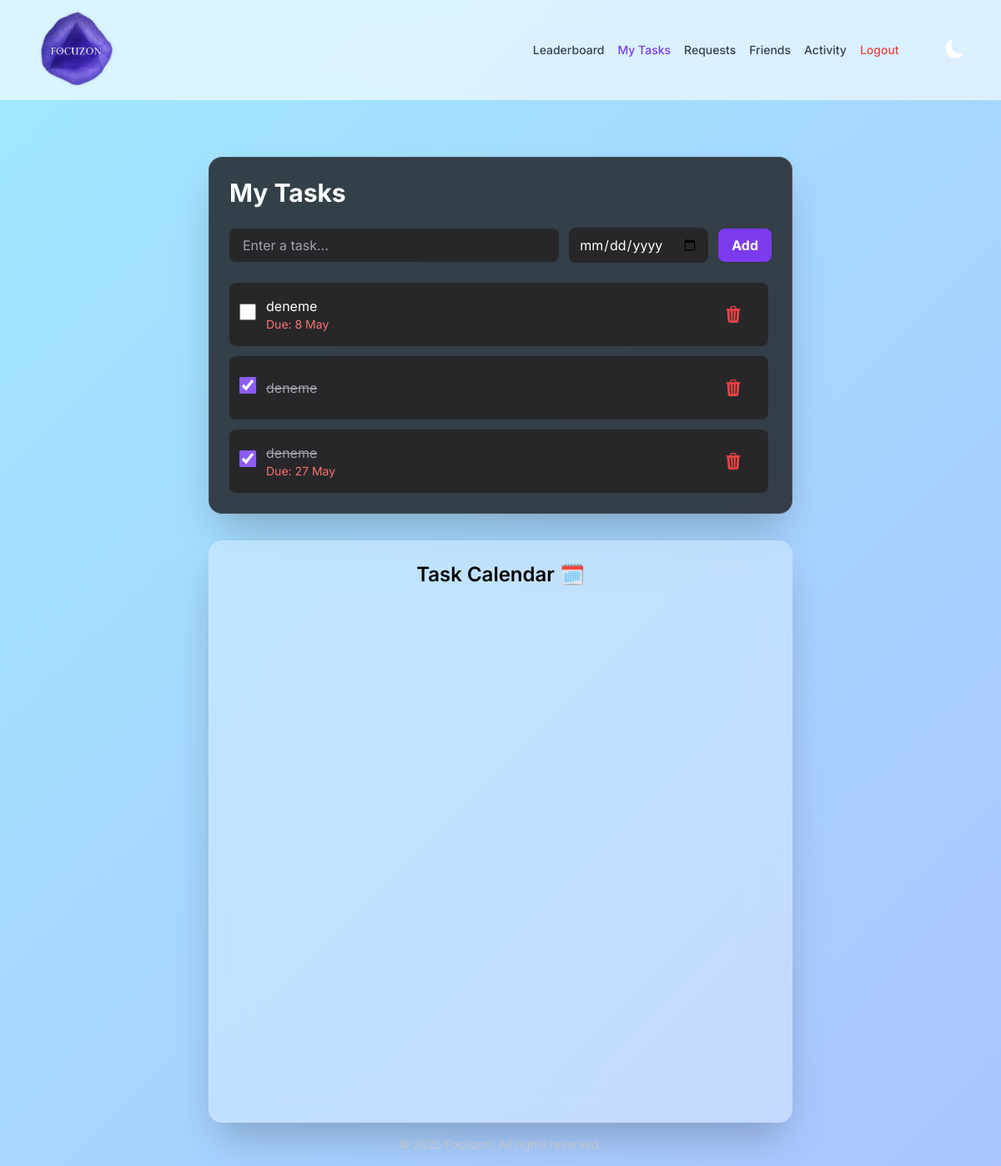
Before: /tasks/ (signed in) with the older database file.
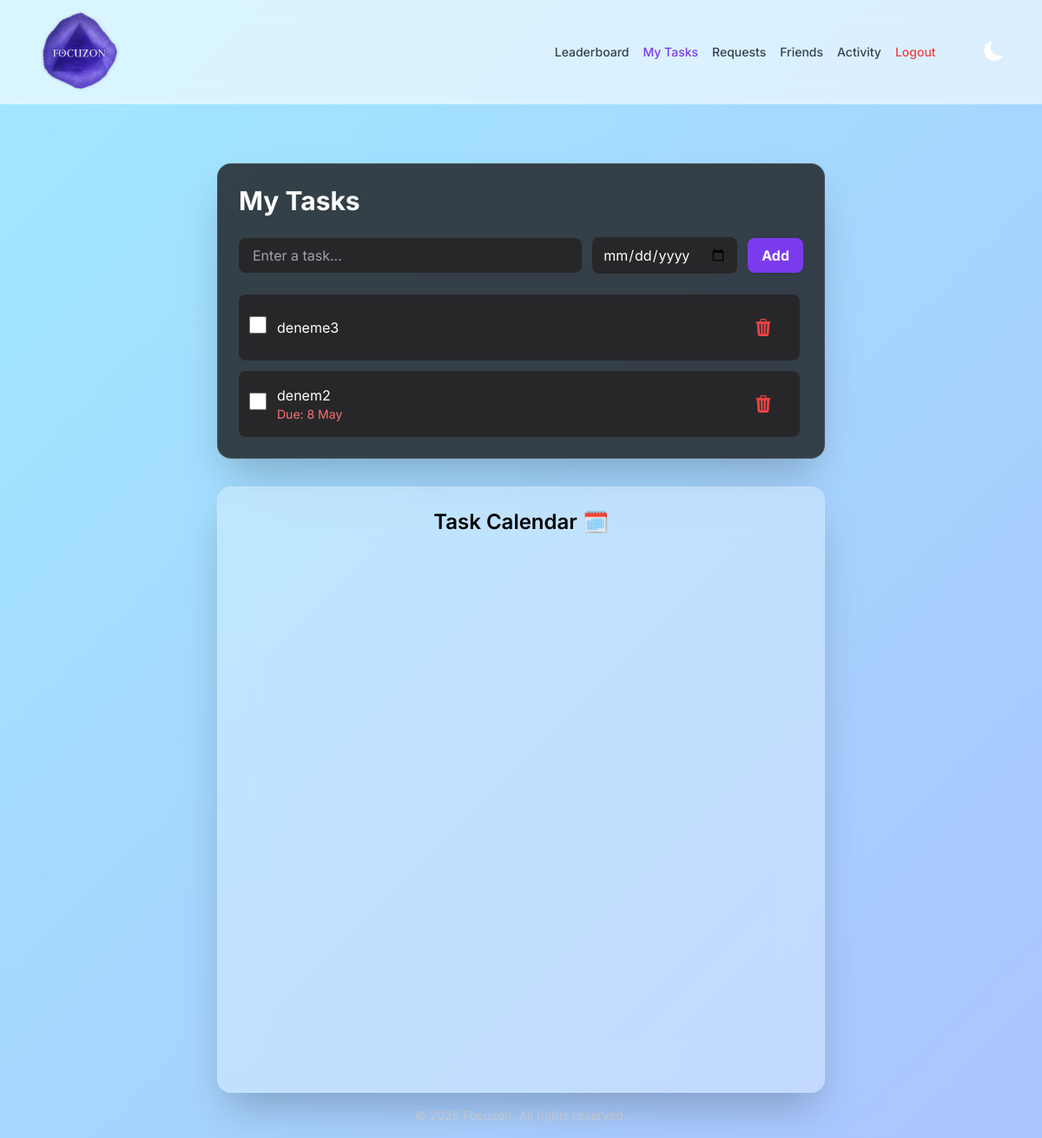
After: the same page with the newer database file.
### tasks/models.py (models this page shows)
class Task(models.Model):
    user = models.ForeignKey(User, on_delete=models.CASCADE)
    title = models.CharField(max_length=255, default="Task title")
    due_date = models.DateField(null=True, blank=True)
    is_completed = models.BooleanField(default=False)
    created_at = models.DateTimeField(auto_now_add=True)
    note = models.TextField(blank=True, null=True)

### tasks/views.py (the view)
# urls.py: path('', views.task_list, name='task_list'),
@login_required
def task_list(request):
    if request.method == "POST":
        title = request.POST.get("title")
        due_date = request.POST.get("due_date") or None
        Task.objects.create(user=request.user, title=title, due_date=due_date)
        return redirect("task_list")
    tasks = Task.objects.filter(user=request.user).order_by("is_completed", "due_date")
    return render(request, "tasks/task_list.html", {"tasks": tasks})

### tasks/templates/tasks/task_list.html (shortened to what this page needs)
{% extends "base.html" %}
{% load static %}
{% block content %}
<div class="w-full max-w-[1600px] mx-auto px-8 mt-12 flex flex-wrap justify-center gap-8">
  <div class="w-[700px] bg-zinc-900/80 backdrop-blur-xl rounded-2xl shadow-2xl border border-white/10 p-6 flex flex-col">
    <h2 class="text-3xl font-bold text-white mb-6">My Tasks</h2>
    <form method="POST" class="flex items-center gap-3 mb-6">
      <input name="title" type="text" placeholder="Enter a task..."
        class="flex-1 px-4 py-2 rounded-lg bg-zinc-800 text-white placeholder:text-zinc-400 focus:outline-none focus:ring-2 focus:ring-violet-500" required>
     <input name="due_date" type="date"
  placeholder="Select due date"
  class="date-picker px-3 py-2 rounded-lg bg-zinc-800 text-white placeholder:text-zinc-400 focus:outline-none focus:ring-2 focus:ring-violet-500">
      <button type="submit"
        class="px-4 py-2 bg-violet-600 hover:bg-violet-700 text-white rounded-lg transition shadow">
        Add
      </button>
    </form>
    <ul class="space-y-3 overflow-y-auto pr-1">
      {% for task in tasks %}
      <li onclick="openModal(
        '{{ task.title|escapejs }}',
        '{{ task.due_date|date:"Y-m-d" }}',
        {{ task.is_completed|yesno:"true,false" }},
        '{{ task.note|default_if_none:""|escapejs }}',
        {{ task.id }}
      )" class="cursor-pointer flex items-center justify-between p-3 rounded-lg bg-zinc-800 hover:shadow-md transition">
        <div class="flex items-center gap-3">
          <form method="POST" action="{% url 'toggle_task' task.id %}">
            <input type="checkbox" onchange="this.form.submit()" {% if task.is_completed %}checked{% endif %}
              class="w-5 h-5 accent-violet-500">
          </form>
          <div class="flex flex-col">
            <span class="{% if task.is_completed %}line-through text-zinc-400{% else %}text-white{% endif %}">
              {{ task.title }}
            </span>
            {% if task.due_date %}
            <span class="text-sm text-red-400">Due: {{ task.due_date|date:"j M" }}</span>
            {% endif %}
          </div>
        </div>
        <form method="POST" action="{% url 'delete_task' task.id %}">
          <button type="submit" class="text-red-500 hover:text-red-600 transition">
            <i class="bi bi-trash3-fill text-xl"></i>
          </button>
        </form>
      </li>
      {% endfor %}
    </ul>
  </div>
  <div class="w-[700px] bg-white/30 dark:bg-zinc-800/40 backdrop-blur-xl rounded-2xl shadow-2xl border border-white/10 text-black dark:text-white p-6 flex flex-col">
    <h2 class="text-2xl font-semibold mb-4 text-center">Task Calendar 🗓️</h2>
    <div id="calendar" class="flex-grow w-full min-h-[600px]"></div>
  </div>
</div>
{% endblock %}

Changed rows visible on the page:
removed Task: title "deneme", due_date "8 May"
removed Task: is_completed "☑", title "deneme"
removed Task: is_completed "☑", title "deneme", due_date "27 May"
added Task: title "deneme3"
added Task: title "denem2", due_date "8 May"
